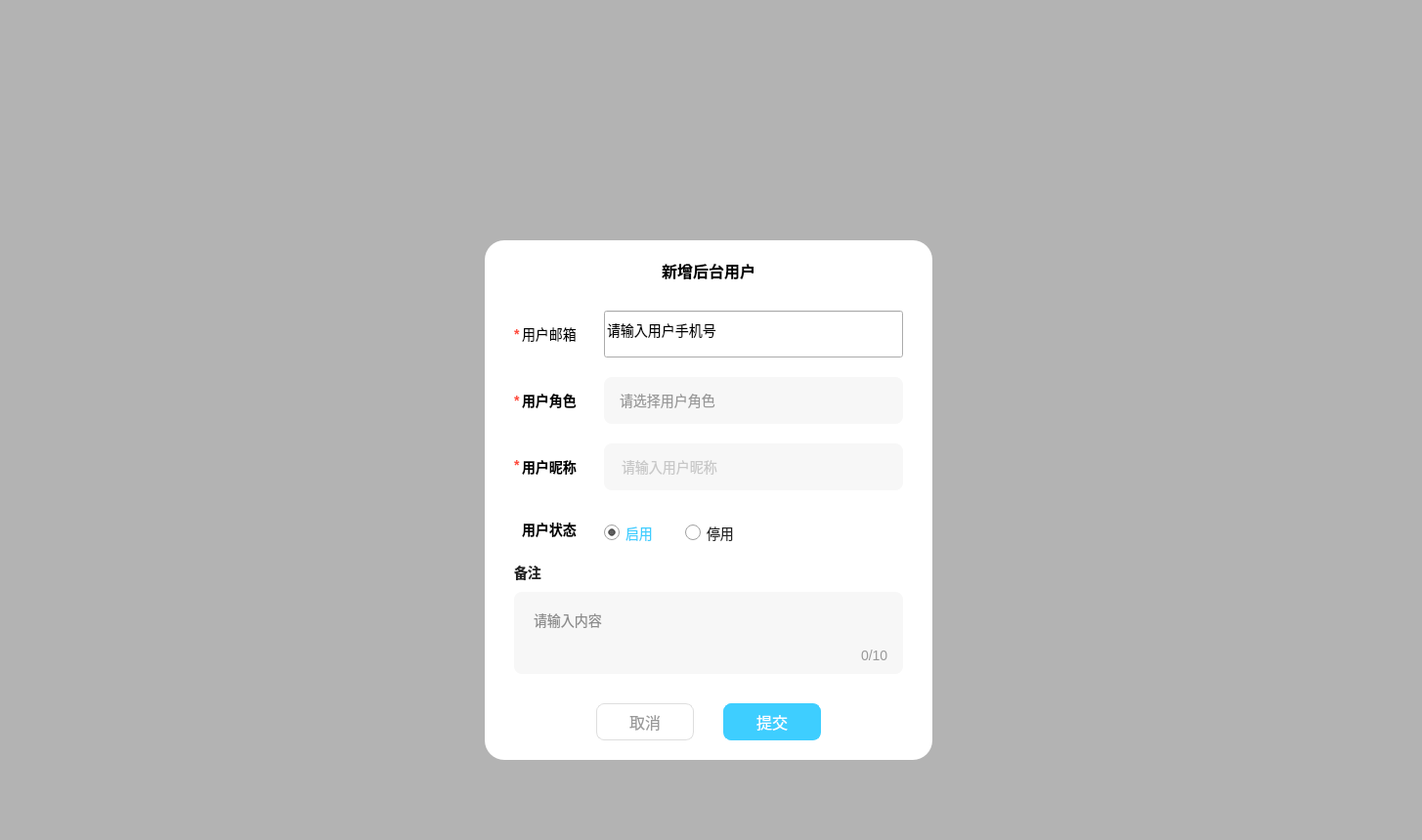
<?xml version="1.0" encoding="UTF-8"?>
<ui version="4.0">
 <class>EditUserDialog</class>
 <widget class="QWidget" name="EditUserDialog">
  <property name="geometry">
   <rect>
    <x>0</x>
    <y>0</y>
    <width>1455</width>
    <height>860</height>
   </rect>
  </property>
  <property name="windowTitle">
   <string>Form</string>
  </property>
  <property name="styleSheet">
   <string notr="true">#EditUserDialog { background-color: #FFFFFF; }*{ font-family : 微软雅⿊; font-size : 14px; }</string>
  </property>
  <layout class="QVBoxLayout" name="verticalLayout">
   <property name="spacing">
    <number>0</number>
   </property>
   <property name="leftMargin">
    <number>0</number>
   </property>
   <property name="topMargin">
    <number>0</number>
   </property>
   <property name="rightMargin">
    <number>0</number>
   </property>
   <property name="bottomMargin">
    <number>0</number>
   </property>
   <item>
    <widget class="QWidget" name="bg" native="true">
     <property name="styleSheet">
      <string notr="true">#bg{background-color:rgba(0, 0, 0, 0.3); }</string>
     </property>
     <layout class="QVBoxLayout" name="verticalLayout_2">
      <property name="spacing">
       <number>0</number>
      </property>
      <property name="leftMargin">
       <number>496</number>
      </property>
      <property name="topMargin">
       <number>164</number>
      </property>
      <property name="rightMargin">
       <number>0</number>
      </property>
      <property name="bottomMargin">
       <number>0</number>
      </property>
      <item>
       <widget class="QWidget" name="content" native="true">
        <property name="minimumSize">
         <size>
          <width>458</width>
          <height>532</height>
         </size>
        </property>
        <property name="maximumSize">
         <size>
          <width>458</width>
          <height>532</height>
         </size>
        </property>
        <property name="styleSheet">
         <string notr="true">#content{border-radius : 20px; background-color : #FFFFFF; }</string>
        </property>
        <widget class="QLabel" name="titleLabel">
         <property name="geometry">
          <rect>
           <x>181</x>
           <y>20</y>
           <width>111</width>
           <height>21</height>
          </rect>
         </property>
         <property name="styleSheet">
          <string notr="true">#titleLabel { font-size: 16px; font-weight: 900; line-height: 21px; }</string>
         </property>
         <property name="text">
          <string>新增后台用户</string>
         </property>
        </widget>
        <widget class="QLabel" name="starLabel">
         <property name="geometry">
          <rect>
           <x>30</x>
           <y>86</y>
           <width>16</width>
           <height>19</height>
          </rect>
         </property>
         <property name="styleSheet">
          <string notr="true">#starLabel { line-height: 19px; color: #FF4A3C; font-weight: 900; }</string>
         </property>
         <property name="text">
          <string>*</string>
         </property>
        </widget>
        <widget class="QLabel" name="emailLabel">
         <property name="geometry">
          <rect>
           <x>38</x>
           <y>86</y>
           <width>77</width>
           <height>19</height>
          </rect>
         </property>
         <property name="styleSheet">
          <string notr="true">#phoneLabel{ line-height: 19px; font-weight: 900; }</string>
         </property>
         <property name="text">
          <string>用户邮箱</string>
         </property>
        </widget>
        <widget class="QLineEdit" name="emailEdit">
         <property name="geometry">
          <rect>
           <x>122</x>
           <y>72</y>
           <width>306</width>
           <height>48</height>
          </rect>
         </property>
         <property name="styleSheet">
          <string notr="true">#phoneEdit { background-color: #F7F7F7; border: none; border-radius: 8px; color: #999999; line-height: 14px; padding-left: 16px; placeholder-text-color: #999999; }</string>
         </property>
         <property name="text">
          <string>请输入用户手机号</string>
         </property>
         <property name="placeholderText">
          <string>请输⼊⽤⼾⼿机号</string>
         </property>
        </widget>
        <widget class="QLabel" name="starLabel2">
         <property name="geometry">
          <rect>
           <x>30</x>
           <y>154</y>
           <width>16</width>
           <height>19</height>
          </rect>
         </property>
         <property name="styleSheet">
          <string notr="true">#starLabel2 {line-height: 19px; color: #FF4A3C; font-weight: 900; }</string>
         </property>
         <property name="text">
          <string>*</string>
         </property>
        </widget>
        <widget class="QLabel" name="roleLabel">
         <property name="geometry">
          <rect>
           <x>38</x>
           <y>154</y>
           <width>77</width>
           <height>19</height>
          </rect>
         </property>
         <property name="styleSheet">
          <string notr="true">#roleLabel { line-height: 19px; font-weight: 900; }</string>
         </property>
         <property name="text">
          <string>用户角色</string>
         </property>
        </widget>
        <widget class="QComboBox" name="roleComboBox">
         <property name="geometry">
          <rect>
           <x>122</x>
           <y>140</y>
           <width>306</width>
           <height>48</height>
          </rect>
         </property>
         <property name="styleSheet">
          <string notr="true">QComboBox { background-color: #F7F7F7; border-radius: 8px; color: #999999; padding-left: 16px; placeholder-text-color: #999999; }

QComboBox::drop-down { border: none; width: 33px; }

QComboBox::down-arrow { width: 24px; height: 24px; background-color: transparent; image: url(:/images/admin/triangle2.png); }

QComboBox QAbstractItemView { /* 去掉⿏标悬停在每个 item 上的虚线框 */ outline: 0px; }

QComboBox QAbstractItemView::item { color: #222222; padding-left:16px; background-color: #FFFFFF; height: 30px; }

QComboBox QAbstractItemView::item:selected { background-color: #409CE1; color: #FFFFFF; }</string>
         </property>
         <property name="placeholderText">
          <string>请选择用户角色</string>
         </property>
        </widget>
        <widget class="QLabel" name="starLabel3">
         <property name="geometry">
          <rect>
           <x>30</x>
           <y>220</y>
           <width>16</width>
           <height>19</height>
          </rect>
         </property>
         <property name="styleSheet">
          <string notr="true">#starLabel3 { line-height: 19px; color: #FF4A3C; font-weight: 900; }</string>
         </property>
         <property name="text">
          <string>*</string>
         </property>
        </widget>
        <widget class="QLabel" name="nameLabel">
         <property name="geometry">
          <rect>
           <x>38</x>
           <y>222</y>
           <width>77</width>
           <height>19</height>
          </rect>
         </property>
         <property name="styleSheet">
          <string notr="true">#nameLabel { line-height: 19px; font-weight: 900; }</string>
         </property>
         <property name="text">
          <string>用户昵称</string>
         </property>
        </widget>
        <widget class="QLineEdit" name="nameEdit">
         <property name="geometry">
          <rect>
           <x>122</x>
           <y>208</y>
           <width>306</width>
           <height>48</height>
          </rect>
         </property>
         <property name="styleSheet">
          <string notr="true">#nameEdit { background-color: #F7F7F7; border: none; border-radius: 8px; color: #999999; line-height: 14px; padding-left: 16px; placeholder-text-color: #999999; }</string>
         </property>
         <property name="placeholderText">
          <string>请输入用户昵称</string>
         </property>
        </widget>
        <widget class="QLabel" name="statusLabel">
         <property name="geometry">
          <rect>
           <x>38</x>
           <y>286</y>
           <width>77</width>
           <height>19</height>
          </rect>
         </property>
         <property name="styleSheet">
          <string notr="true">#statusLabel { line-height: 19px; font-weight: 900; }</string>
         </property>
         <property name="text">
          <string>用户状态</string>
         </property>
        </widget>
        <widget class="QRadioButton" name="startRadioBtn">
         <property name="geometry">
          <rect>
           <x>122</x>
           <y>288</y>
           <width>61</width>
           <height>23</height>
          </rect>
         </property>
         <property name="styleSheet">
          <string notr="true">QRadioButton {color: #222222; }QRadioButton::checked { color: #3ECEFF; }

QRadioButton::indicator { width: 16px; height: 16px; }

QRadioButton::indicator::checked { image: url(:/images/admin/checked.png); }

QRadioButton::indicator::unchecked { image: url(:/images/admin/unchecked.png); }</string>
         </property>
         <property name="text">
          <string>启⽤</string>
         </property>
         <property name="checked">
          <bool>true</bool>
         </property>
        </widget>
        <widget class="QRadioButton" name="stopRadioBtn">
         <property name="geometry">
          <rect>
           <x>205</x>
           <y>288</y>
           <width>61</width>
           <height>23</height>
          </rect>
         </property>
         <property name="styleSheet">
          <string notr="true">QRadioButton { color: #222222; }

QRadioButton::checked { color: #3ECEFF; }

QRadioButton::indicator { width: 16px; height: 16px; }

QRadioButton::indicator::checked { image: url(:/images/admin/checked.png); }

QRadioButton::indicator::unchecked { image: url(:/images/admin/unchecked.png); }</string>
         </property>
         <property name="text">
          <string>停⽤</string>
         </property>
        </widget>
        <widget class="QLabel" name="remarkLabel">
         <property name="geometry">
          <rect>
           <x>30</x>
           <y>330</y>
           <width>69</width>
           <height>19</height>
          </rect>
         </property>
         <property name="styleSheet">
          <string notr="true">#remarkLabel{ font-weight: 900; color: #222222; }</string>
         </property>
         <property name="text">
          <string>备注</string>
         </property>
        </widget>
        <widget class="QPlainTextEdit" name="commentTextEdit">
         <property name="geometry">
          <rect>
           <x>30</x>
           <y>360</y>
           <width>398</width>
           <height>84</height>
          </rect>
         </property>
         <property name="styleSheet">
          <string notr="true">#commentTextEdit { background-color: #F7F7F7; border: none; outline: none; border-radius: 8px; color: #222222; padding: 14px 16px 14px 16px; }</string>
         </property>
         <property name="placeholderText">
          <string>请输⼊内容</string>
         </property>
        </widget>
        <widget class="QLabel" name="wordCount">
         <property name="geometry">
          <rect>
           <x>385</x>
           <y>415</y>
           <width>41</width>
           <height>19</height>
          </rect>
         </property>
         <property name="styleSheet">
          <string notr="true">#wordCount{ color : #999999; }</string>
         </property>
         <property name="text">
          <string>0/10</string>
         </property>
        </widget>
        <widget class="QPushButton" name="cancelBtn">
         <property name="geometry">
          <rect>
           <x>114</x>
           <y>474</y>
           <width>100</width>
           <height>38</height>
          </rect>
         </property>
         <property name="styleSheet">
          <string notr="true">#cancelBtn { background-color: #FFF; border: 1px solid #DEDEDE; border-radius: 8px; color: #999999; font-size: 16px; }</string>
         </property>
         <property name="text">
          <string>取消</string>
         </property>
        </widget>
        <widget class="QPushButton" name="submitBtn">
         <property name="geometry">
          <rect>
           <x>244</x>
           <y>474</y>
           <width>100</width>
           <height>38</height>
          </rect>
         </property>
         <property name="styleSheet">
          <string notr="true">#submitBtn { background-color: #3ECEFF; border: 1px solid #3ECEFF; border-radius: 8px; color: #FFFFFF; font-size: 16px; }</string>
         </property>
         <property name="text">
          <string>提交</string>
         </property>
        </widget>
       </widget>
      </item>
     </layout>
    </widget>
   </item>
  </layout>
 </widget>
 <resources/>
 <connections/>
</ui>
